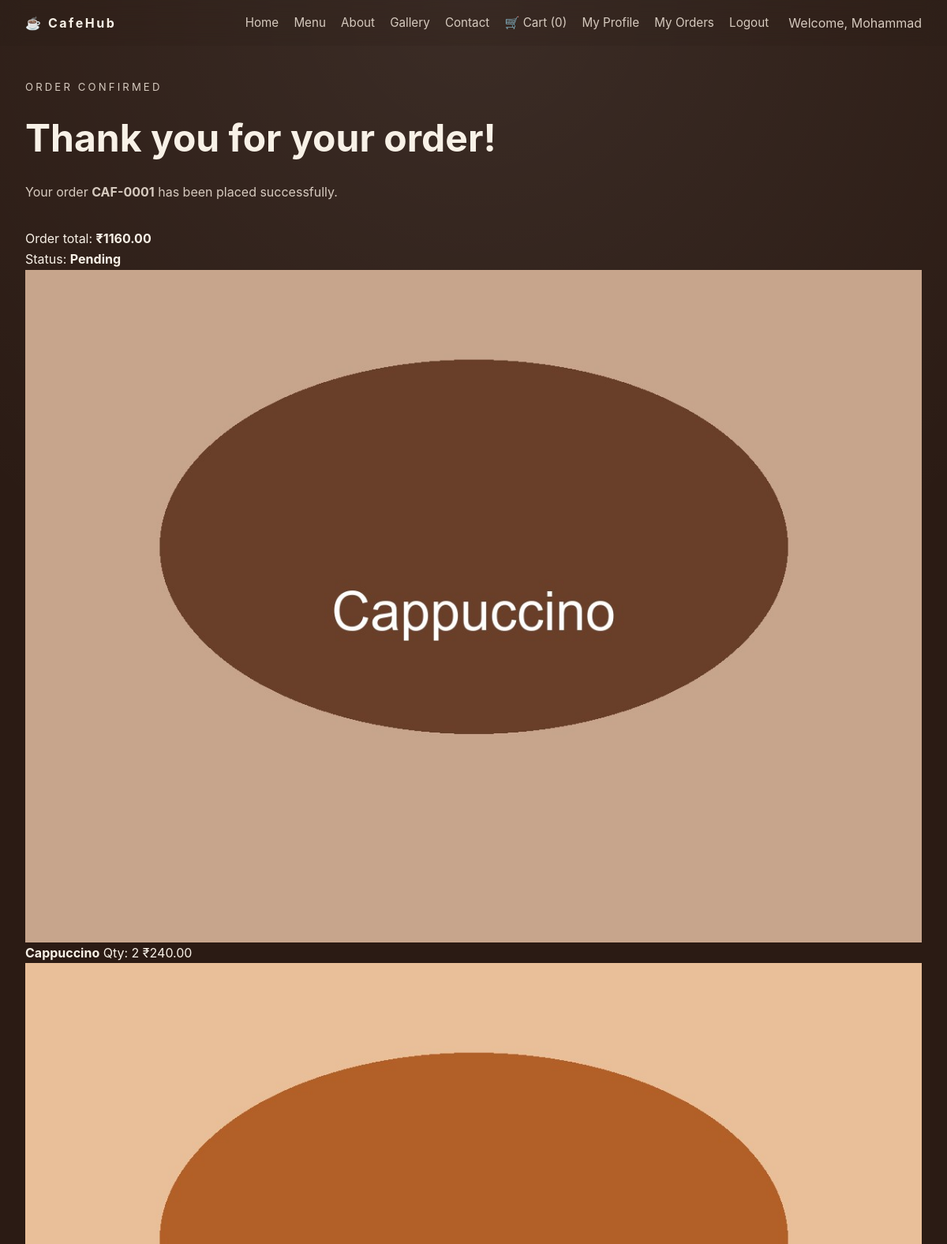
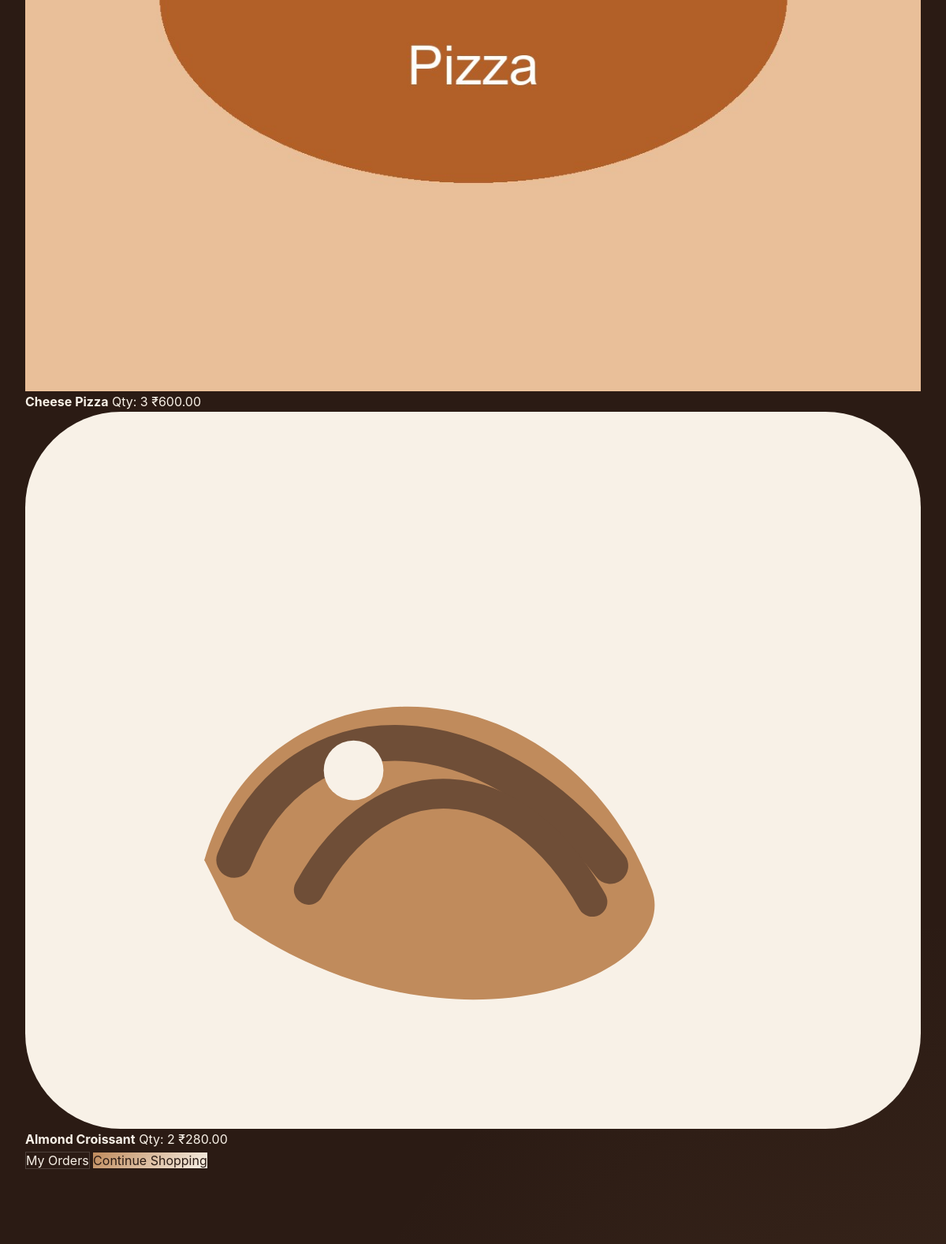
Page /orders/order-success/CAF-0001/ (signed in, upper part) on the committed database (2 pictures, top to bottom).
### orders/models.py (models this page shows, shortened)
class Order(models.Model):
    STATUS_PENDING = 'pending'
    STATUS_COMPLETED = 'completed'
    STATUS_CHOICES = [
        (STATUS_PENDING, 'Pending'),
        (STATUS_COMPLETED, 'Completed'),
    ]
    user = models.ForeignKey(
        settings.AUTH_USER_MODEL,
        on_delete=models.CASCADE,
        related_name='orders'
    )
    order_number = models.CharField(max_length=32, unique=True)
    customer_name = models.CharField(max_length=150)
    phone = models.CharField(max_length=30)
    address = models.TextField()
    city = models.CharField(max_length=100)
    pincode = models.CharField(max_length=20)
    subtotal = models.DecimalField(max_digits=10, decimal_places=2)
    delivery_fee = models.DecimalField(max_digits=10, decimal_places=2)
    total = models.DecimalField(max_digits=10, decimal_places=2)
    status = models.CharField(max_length=24, choices=STATUS_CHOICES, default=STATUS_PENDING)
    created_at = models.DateTimeField(auto_now_add=True)
    updated_at = models.DateTimeField(auto_now=True)
    class Meta:
        ordering = ['-created_at']

class OrderItem(models.Model):
    order = models.ForeignKey(
        Order,
        on_delete=models.CASCADE,
        related_name='items'
    )
    food = models.ForeignKey(
        'menu.Food',
        on_delete=models.PROTECT,
        related_name='order_items'
    )
    quantity = models.PositiveIntegerField()
    price = models.DecimalField(max_digits=10, decimal_places=2)
    subtotal = models.DecimalField(max_digits=10, decimal_places=2)
    class Meta:
        ordering = ['id']

### menu/models.py (models this page shows, shortened)
class Food(models.Model):
    name = models.CharField(max_length=120)
    description = models.TextField(blank=True)
    category = models.CharField(max_length=60)
    price = models.DecimalField(max_digits=8, decimal_places=2)
    available = models.BooleanField(default=True)
    image = models.CharField(
        max_length=255,
        blank=True,
        help_text="Relative static image path, for example 'images/cappuccino.svg'."
    )
    created_at = models.DateTimeField(auto_now_add=True)
    updated_at = models.DateTimeField(auto_now=True)
    class Meta:
        ordering = ['name']

### orders/views.py (the view)
# urls.py: path('order-success/<str:order_number>/', views.order_success, name='order_success'),
@login_required(login_url='accounts:login')
def order_success(request, order_number):
    order = get_object_or_404(Order, order_number=order_number, user=request.user)
    return render(request, 'orders/order_success.html', {'order': order})

### orders/context_processors.py (called while the page is built)
def cart_quantity(request):
    if request.user.is_authenticated:
        total = request.user.cart_items.aggregate(quantity=Sum('quantity'))['quantity']
        return {'cart_quantity': total or 0}
    return {'cart_quantity': 0}

### templates/orders/order_success.html (shortened to what this page needs)
{% extends 'base.html' %}
{% load static %}
{% block content %}
  <section class="section order-success-section animate-on-scroll">
    <div class="section-heading">
      <p class="section-small">Order Confirmed</p>
      <h2>Thank you for your order!</h2>
      <p>Your order <strong>{{ order.order_number }}</strong> has been placed successfully.</p>
    </div>
    <div class="order-success-card">
      <p>Order total: <strong>₹{{ order.total }}</strong></p>
      <p>Status: <strong>{{ order.get_status_display }}</strong></p>
      <div class="order-success-items">
        {% for item in order.items.all %}
          <div class="order-success-item">
            <div class="order-success-item__image">
              {% if item.food.image %}
                <img src="{% static item.food.image %}" alt="{{ item.food.name }}" loading="lazy">
              {% else %}
                <img src="{% static 'images/default-food.jpg' %}" alt="{{ item.food.name }}" loading="lazy">
              {% endif %}
            </div>
            <div class="order-success-item__details">
              <strong>{{ item.food.name }}</strong>
              <span>Qty: {{ item.quantity }}</span>
              <span>₹{{ item.subtotal }}</span>
            </div>
          </div>
        {% endfor %}
      </div>
      <a class="btn btn-secondary" href="{% url 'orders:my_orders' %}">My Orders</a>
      <a class="btn btn-primary" href="{% url 'home' %}#menu">Continue Shopping</a>
    </div>
  </section>
{% endblock %}

### templates/base.html (shortened to what this page needs)
{% load static %}
<!doctype html>
<html lang="en">
  <head>
    <link rel="stylesheet" href="{% static 'css/style.css' %}">
  </head>
  <body>
    <div class="page-shell">
      <header class="navbar" role="banner">
        <a href="#top" class="brand-logo">☕ CafeHub</a>
        <nav class="nav-menu desktop-nav" aria-label="Primary navigation">
          <a class="nav-link" href="{% url 'home' %}">Home</a>
          <a class="nav-link" href="#menu">Menu</a>
          <a class="nav-link" href="#about">About</a>
          <a class="nav-link" href="#gallery">Gallery</a>
          <a class="nav-link" href="#contact">Contact</a>
          {% if user.is_authenticated %}
            <a class="nav-link" href="{% url 'orders:cart' %}">🛒 Cart ({{ cart_quantity }})</a>
            <a class="nav-link" href="{% url 'accounts:profile' %}">My Profile</a>
            <a class="nav-link" href="{% url 'orders:my_orders' %}">My Orders</a>
            <a class="nav-link" href="{% url 'accounts:logout' %}">Logout</a>
            <span style="margin-left:6px;color:var(--muted);">{% if user.first_name %}Welcome, {{ user.first_name }}{% else %}Welcome{% endif %}</span>
          {% else %}
            <a class="nav-link" href="{% url 'accounts:login' %}">Login</a>
            <a class="nav-link" href="{% url 'accounts:register' %}">Register</a>
          {% endif %}
        </nav>
      </header>
      <main>
        {% block content %}{% endblock %}
      </main>
    </div>
  </body>
</html>

### static/css/style.css (style rules this page uses)
:root { --bg: #2b1b14; --panel: #3c2b22; --panel-soft: rgba(255, 255, 255, 0.08); --text: #f8f1e7; --muted: #d6cabf; --accent: #c08b5c; --accent-dark: #6f4e37; --border: rgba(248, 241, 231, 0.12); --shadow: 0 24px 60px rgba(0, 0, 0, 0.18); --radius: 24px; }
* { margin: 0; padding: 0; box-sizing: border-box; }
html { scroll-behavior: smooth; }
body { min-height: 100vh; font-family: Inter, system-ui, -apple-system, BlinkMacSystemFont, 'Segoe UI', sans-serif; background: radial-gradient(circle at top, rgba(255, 255, 255, 0.08), transparent 24%), radial-gradient(circle at bottom right, rgba(192, 139, 92, 0.12), transparent 22%), var(--bg); color: var(--text); line-height: 1.65; }
img, picture, svg { display: block; max-width: 100%; }
a { color: inherit; text-decoration: none; }
.page-shell { position: relative; overflow-x: hidden; }
.navbar { position: fixed; top: 0; left: 0; width: 100%; z-index: 100; display: flex; justify-content: space-between; align-items: center; gap: 1rem; padding: 1rem 2rem; transition: background 0.3s ease, box-shadow 0.3s ease, padding 0.3s ease; background: rgba(43, 27, 20, 0.15); backdrop-filter: blur(14px); }
.brand-logo, .footer-logo { font-weight: 700; letter-spacing: 0.16em; color: var(--text); }
.nav-menu, .mobile-menu, .footer-links { display: flex; flex-wrap: wrap; gap: 1.2rem; }
.nav-link { color: var(--muted); transition: color 0.25s ease, transform 0.25s ease; font-size: 0.95rem; }
.btn-primary { background: linear-gradient(135deg, var(--accent), #f8f1e7); color: #2b1b14; border: none; }
.btn-secondary { background: transparent; border: 1px solid rgba(255, 255, 255, 0.16); color: var(--text); }
.section { padding: 6rem 2rem; }
.section-heading { max-width: 760px; margin-bottom: 2rem; }
.section-small { display: inline-block; margin-bottom: 0.85rem; color: var(--accent); text-transform: uppercase; letter-spacing: 0.24em; font-size: 0.82rem; }
.section-heading h2 { font-size: clamp(2.5rem, 4vw, 3.4rem); margin-bottom: 1rem; }
.section-heading p { color: var(--muted); max-width: 60ch; }
.animate-on-scroll { opacity: 0; transform: translateY(24px); transition: opacity 0.7s ease, transform 0.7s ease; }
.animate-visible { opacity: 1; transform: translateY(0); }

### rows in the picture
Order: order_number "CAF-0001", total "1160.00", status "Pending"
OrderItem: food.image (picture), food.name "Cappuccino", quantity "2", subtotal "240.00"
OrderItem: food.image (picture), food.name "Cheese Pizza", quantity "3", subtotal "600.00"
OrderItem: food.image (picture), food.name "Almond Croissant", quantity "2", subtotal "280.00"

### other values in the picture
{{ cart_quantity }} "0"
{{ user.first_name }} "Mohammad"
